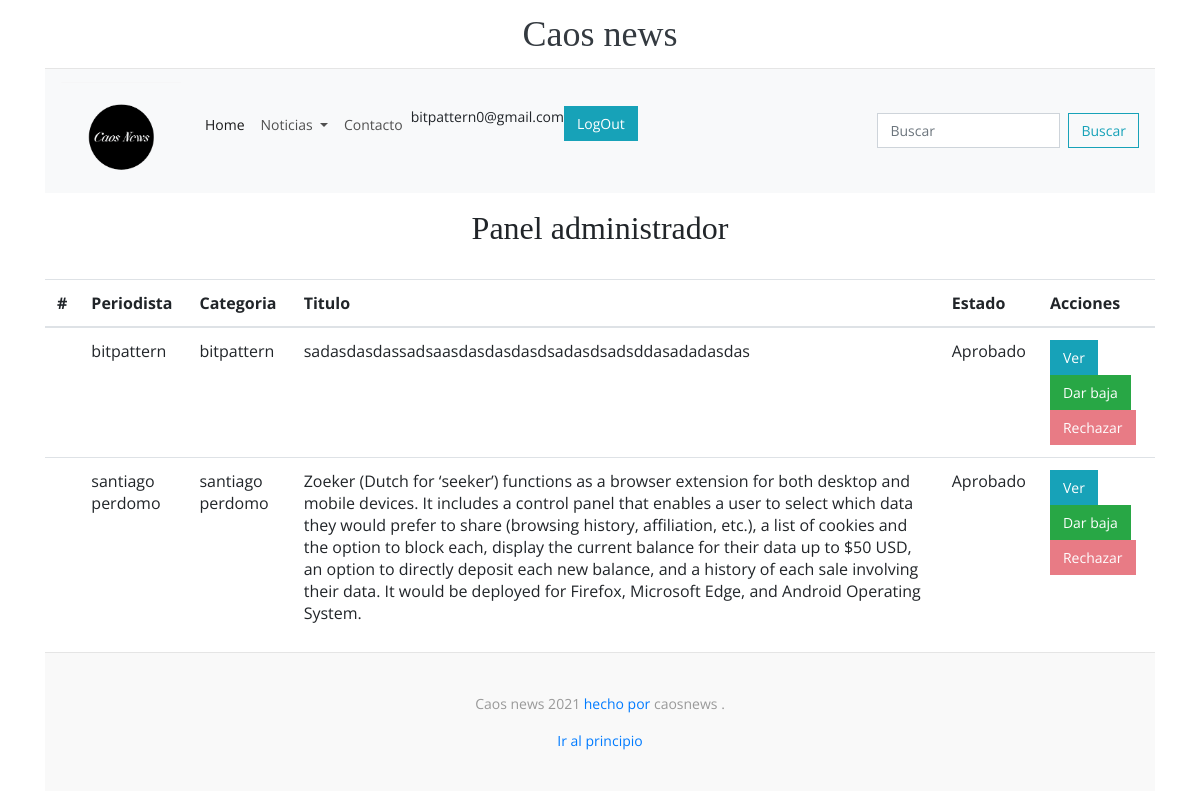
The page /adminv (signed in) on the database as committed earlier.
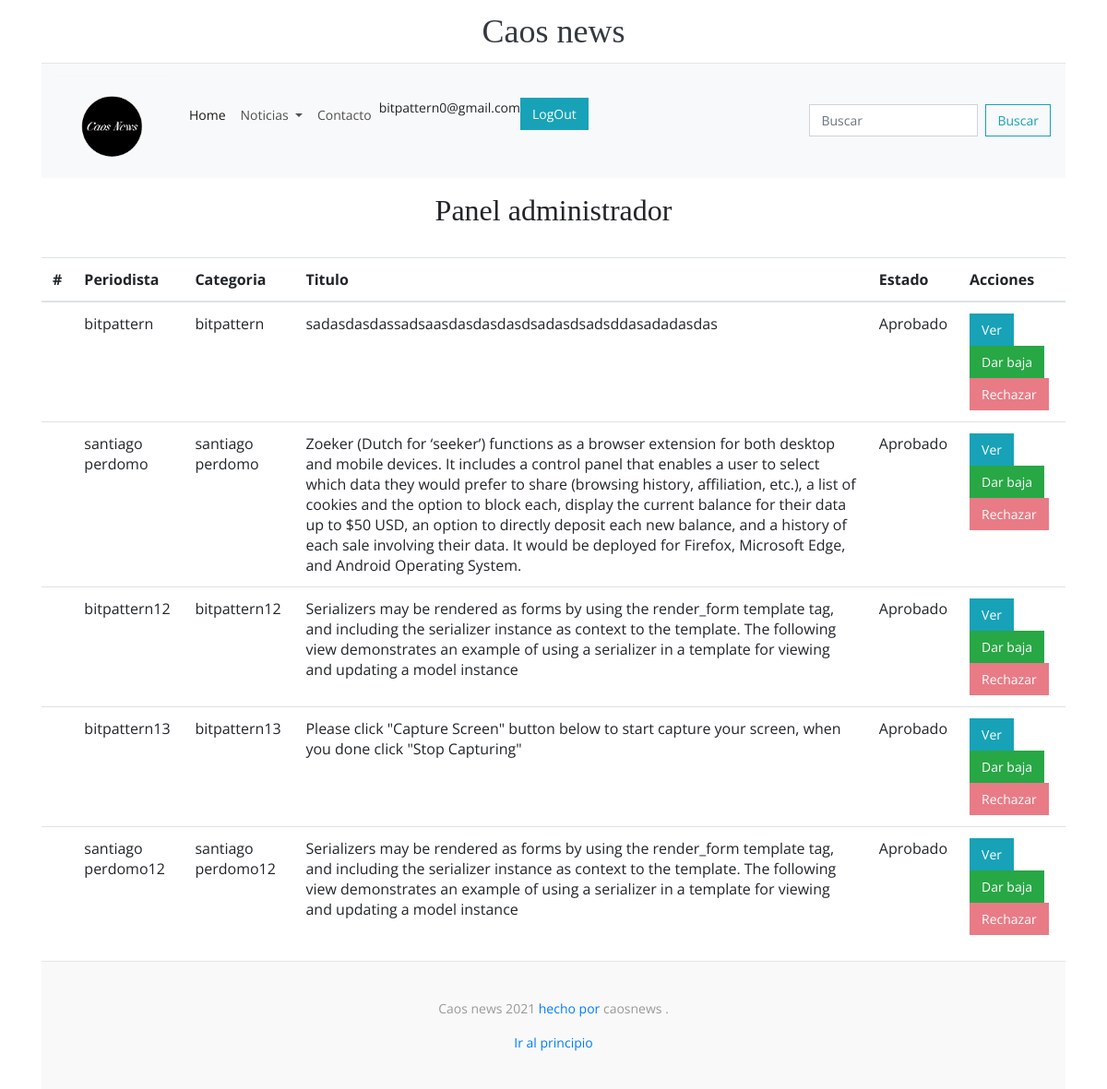
The same page on the database as committed later.
### caos_news_web/models.py (models this page shows)
class User(AbstractUser):
    USERNAME_FIELD = 'email'
    REQUIRED_FIELDS = ['username']
    email = models.EmailField('email address', unique=True)

class New(models.Model):
    nombre = models.CharField(max_length=150 ,primary_key=True)
    noticia = models.TextField(default='email')
    email = models.CharField(max_length=50,default='email')
    documento = models.CharField(max_length=50,default='documento')
    pasaporte = models.CharField(max_length=50,default='pasaporte')
    telefono = models.CharField(max_length=50,default='telefono')
    ciudad = models.CharField(max_length=50,default='ciudad')

### caos_news_web/views.py (the view)
# urls.py: path('adminv', views.adminv, name='adminv'),
@login_required
def adminv(request):
    queryset = New.objects.all()
    return render(request, 'admin.html', {'news': queryset})

### caos_news_web/templates/admin.html (shortened to what this page needs)
{% load static %}
<html lang="en">
  <head>
<link href="{% static 'assets/css/bootstrap.min.css'%}" rel="stylesheet">
<link href="{% static 'assets/css/carousel.css'%}" rel="stylesheet">
<link href="{% static 'assets/css/style.css'%}" rel="stylesheet">
<body>
    <div class="container">
      <header class="blog-header py-3">
        <div class="row flex-nowrap justify-content-between align-items-center">
          <div class="col-12 text-center">
            <a class="blog-header-logo text-dark" href="index.html">Caos news</a>
          </div>
        </div>
      </header>
      <nav class="navbar navbar-expand-lg navbar-light bg-light">
        <a class="navbar-brand" href="#">
        <img src="{% static 'assets/img/ico.png' %}" width="120">
        </a>
        <div class="collapse navbar-collapse" id="navbarSupportedContent">
            <ul class="navbar-nav mr-auto">
                <li class="nav-item active">
                  <a class="nav-link" href="#">Home <span class="sr-only">(current)</span></a>
                </li>
                <li class="nav-item dropdown">
                  <a class="nav-link dropdown-toggle" href="#" id="navbarDropdown" role="button" data-toggle="dropdown" aria-haspopup="true" aria-expanded="false">
                    Noticias
                  </a>
                </li>
                <li class="nav-item">
                    <a class="nav-link" href="{% url 'contacto'%}">Contacto</a>
                  </li>
                  <li class="nav-item">
                    {% if request.user.is_authenticated  %}
                    {{ request.user }}
              <li>
                <form action="{% url 'logoutv' %}" method="POST">
                  <input type="submit" class="btn btn-block btn-info" value="LogOut" />
                </form></li>
              {% else %}
              <li><a class="nav-link" href="{% url 'registro' %}">Registro</a></li>
              <a class="nav-link" href="{% url 'ingreso'%}">Ingresar ></a>
              {% endif %}
                  </li>
              </ul>
          <form class="form-inline my-2 my-lg-0">
            <input class="form-control mr-sm-2" type="search" placeholder="Buscar" aria-label="Search">
            <button class="btn btn-outline-info my-2 my-sm-0" type="submit">Buscar</button>
          </form>
        </div>
      </nav>
<div class="container">
  <h2 class="text-center mt-3" style="text-align: center;">Panel administrador</h2>
<div class="row">
  <table class="table mt-4">
    <thead>
      <tr>
        <th scope="col">#</th>
        <th scope="col">Periodista</th>
        <th scope="col">Categoria</th>
        <th scope="col">Titulo</th>
        <th scope="col">Estado</th>
        <th scope="col">Acciones</th>
      </tr>
    </thead>
    <tbody>
      {% for new in news %}
    <tr>
      <th scope="row">{{ new.id }}</th>
      <td>{{ new.nombre }}</td>
      <td>{{ new.nombre }}</td>
      <td>{{ new.noticia }}</td>
      <td>Aprobado</td>
      <td><button class="btn btn-info">Ver</button>
        <button class="btn btn-success">Dar baja</button>
        <button class="btn btn-danger" disabled>Rechazar</button></td>
    </tr>
    {% endfor %}
    </tbody>
  </table>
</div>
</div>
    <footer class="blog-footer">
      <p>Caos news 2021 <a href="https://getbootstrap.com/">hecho por</a> caosnews <a href="#"></a>.</p>
      <p>
        <a href="#">Ir al principio</a>
      </p>
    </footer>
  </body>
</html>

Rows that differ between the two databases and show on the page:
added New: nombre "bitpattern12", noticia "Serializers may be rendered as forms by using the render_form template tag, and including the serializer instance as context to the template. The following view demonstrates an example of using a serializer in a template for viewing and updating a model instance"
added New: nombre "bitpattern13", noticia "Please click \"Capture Screen\" button below to start capture your screen, when you done click \"Stop Capturing\""
added New: nombre "santiago perdomo12", noticia "Serializers may be rendered as forms by using the render_form template tag, and including the serializer instance as context to the template. The following view demonstrates an example of using a serializer in a template for viewing and updating a model instance"
